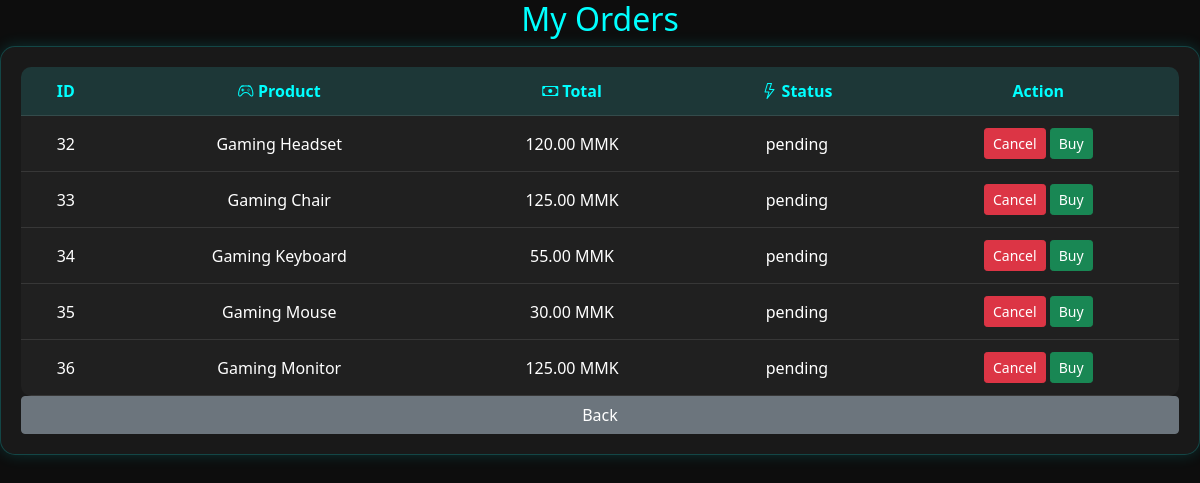
The app's page /order.php with its own data.
### tables this page shows
CREATE TABLE IF NOT EXISTS `orders` (
  `id` int(11) NOT NULL AUTO_INCREMENT,
  `product_name` varchar(255) DEFAULT NULL,
  `price` decimal(10,2) DEFAULT NULL,
  `qty` int(11) DEFAULT 1,
  `total` decimal(10,2) DEFAULT NULL,
  `customer_name` varchar(100) DEFAULT NULL,
  `phone` varchar(50) DEFAULT NULL,
  `status` varchar(50) DEFAULT 'pending',
  `created_at` timestamp NULL DEFAULT current_timestamp(),
  PRIMARY KEY (`id`)
);

### order.php (the view, shortened to what this page needs)
<?php
include "config/connection.php";
$stmt = $conn->query("SELECT * FROM orders ORDER BY id ASC");
$orders = $stmt->fetchAll(PDO::FETCH_ASSOC);
?>
<!DOCTYPE html>
<html lang="en">
<head>
    <link rel="stylesheet" href="css/style.css">
    <link href="https://cdn.jsdelivr.net/npm/bootstrap@5.0.2/dist/css/bootstrap.min.css" rel="stylesheet">
    <link href="https://cdn.jsdelivr.net/npm/bootstrap-icons/font/bootstrap-icons.css" rel="stylesheet">
</head>
<body>
    <h2 style="text-align:center; color:cyan;"> My Orders</h2>
    <div class="card">
        <table>
            <tr>
                <th>ID</th>
                <th><i class="bi bi-controller"></i> Product</th>
                <th><i class="bi bi-cash"></i> Total</th>
                <th><i class="bi bi-lightning"></i> Status</th>
                <th>Action</th>
            </tr>
            <?php if (!empty($orders)): ?>
                <?php foreach ($orders as $o): ?>
                    <tr>
                        <td><?= $o['id'] ?></td>
                        <td><?= $o['product_name'] ?></td>
                        <td><?= $o['total'] ?> MMK</td>
                        <td><?= $o['status'] ?></td>
                        <td>
                            <?php if ($o['status'] != "cancelled"): ?>
                                <a href="cancel_order.php?id=<?= $o['id'] ?>"
                                    class="btn btn-sm btn-danger">
                                     Cancel
                                </a>
                                <a href="cancel_order.php?id=<?= $o['id'] ?>"
                                    class="btn btn-sm btn-success">
                                    Buy
                                </a>
                            <?php else: ?>
                                <span style="color:gray;">Cancelled</span>
                            <?php endif; ?>
                        </td>
                    </tr>
                <?php endforeach; ?>
            <?php else: ?>
                <tr>
                    <td colspan="4">No orders yet 😢</td>
                </tr>
            <?php endif; ?>
        </table>
        <a href="/gamingsetup/index.php" class="btn btn-secondary">Back</a>
    </div>
</body>
</html>

### css/style.css (style rules this page uses)
:root { --bg-dark: #0b0b0f; --bg-card: #1a1a1f; --bg-soft: #111217; --primary: #ff1e1e; --primary-dark: #b30000; --accent: #ff4d4d; --highlight: #ffcc00; --danger: #ff0000; --text-main: #f5f5f5; --text-muted: #9ca3af; --youtube: #ff0000; --discord: #5865f2; --facebook: #1877f2; --instagram: #e1306c; --neon-red: #ff003c; --neon-blue: #00f7ff; --neon-purple: #a855f7; }
body { background: var(--bg-dark); color: var(--text-main); }
.card { background: var(--bg-card); border: 1px solid var(--primary-dark); border-radius: 15px; }

### order.php (style rules this page uses)
body { margin: 0; font-family: 'Segoe UI', sans-serif; background: #0d0d0d; color: white; }
.card { background: rgba(255, 255, 255, 0.05); border: 1px solid rgba(0, 255, 255, 0.2); box-shadow: 0 0 15px rgba(0, 255, 255, 0.15); border-radius: 15px; padding: 20px; transition: 0.3s; }
table { width: 100%; border-collapse: collapse; background: rgba(255, 255, 255, 0.03); border-radius: 10px; overflow: hidden; }
th, td { padding: 12px; text-align: center; border-bottom: 1px solid rgba(255, 255, 255, 0.1); }
th { background: rgba(0, 255, 255, 0.1); color: cyan; }

### records on screen
orders: id "32", product_name "Gaming Headset", total "120.00", status "pending"
orders: id "33", product_name "Gaming Chair", total "125.00", status "pending"
orders: id "34", product_name "Gaming Keyboard", total "55.00", status "pending"
orders: id "35", product_name "Gaming Mouse", total "30.00", status "pending"
orders: id "36", product_name "Gaming Monitor", total "125.00", status "pending"
